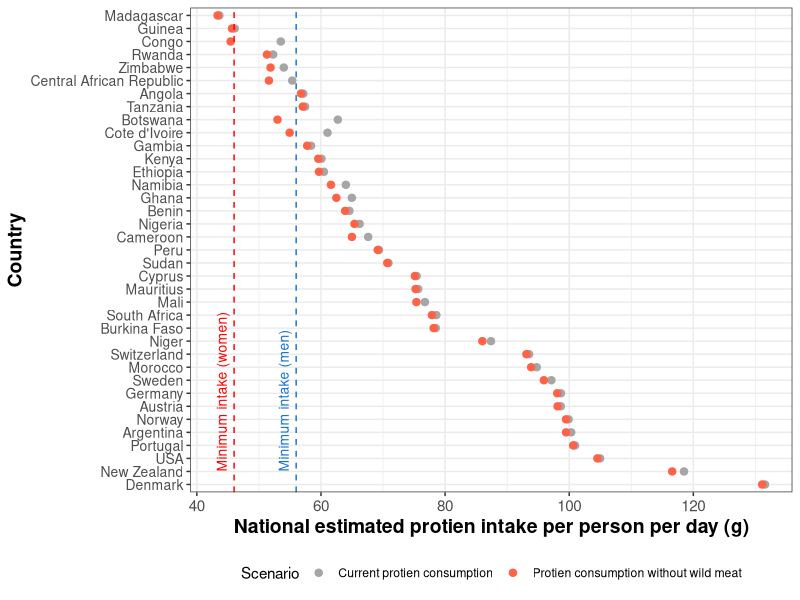
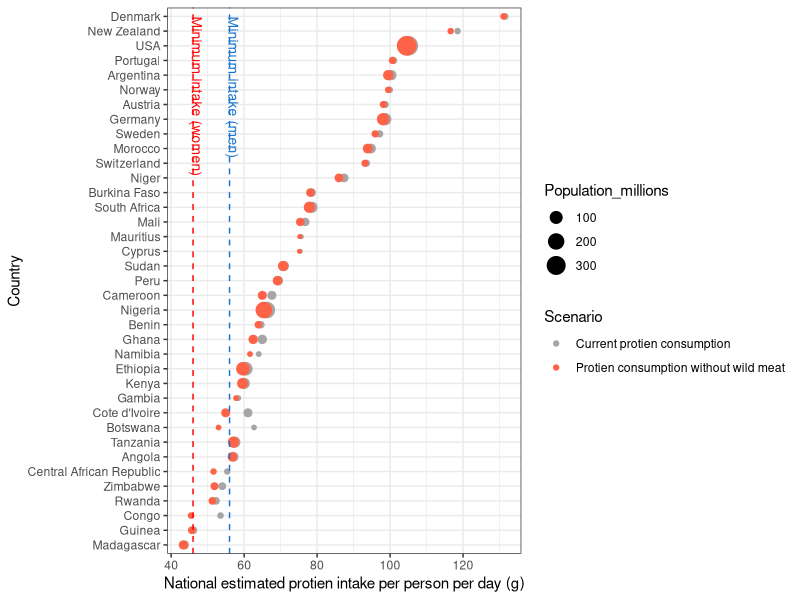
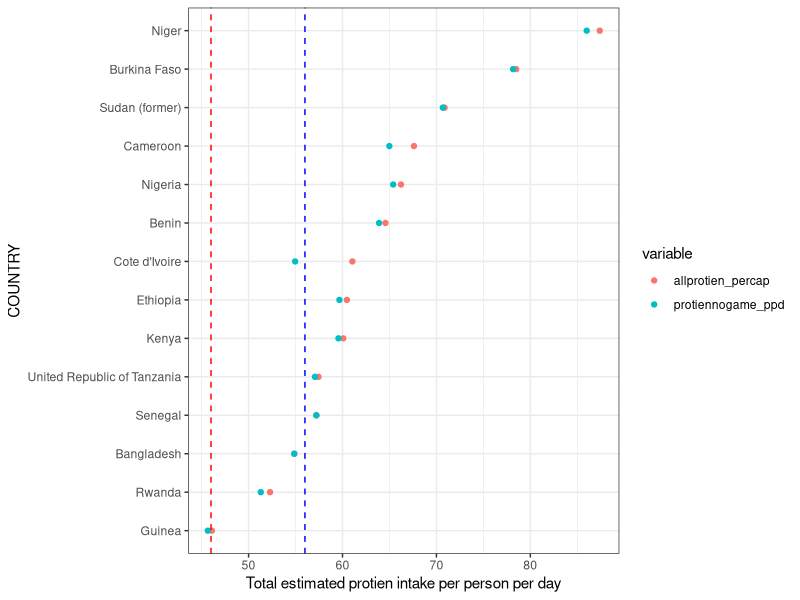
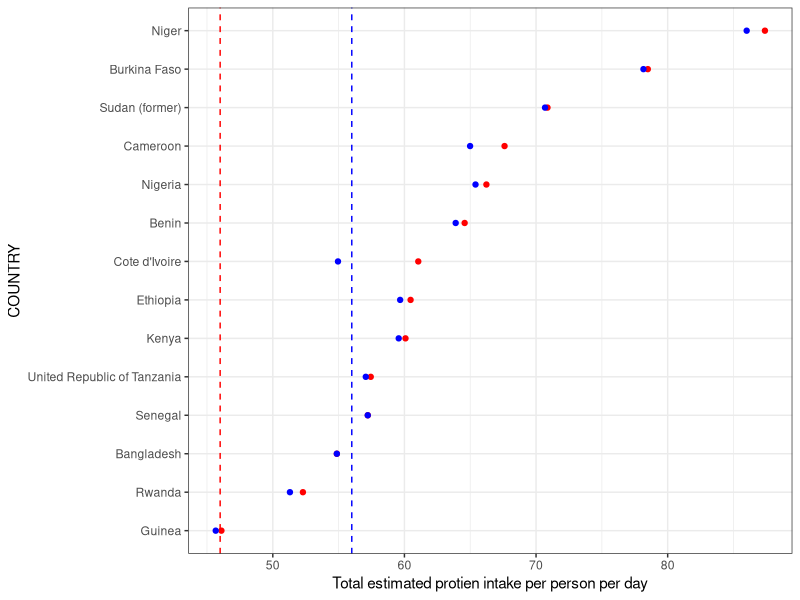
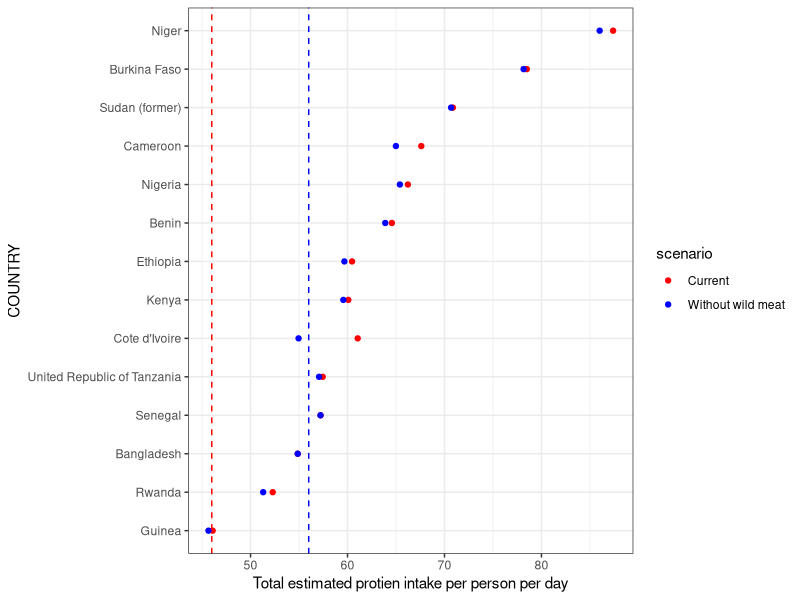
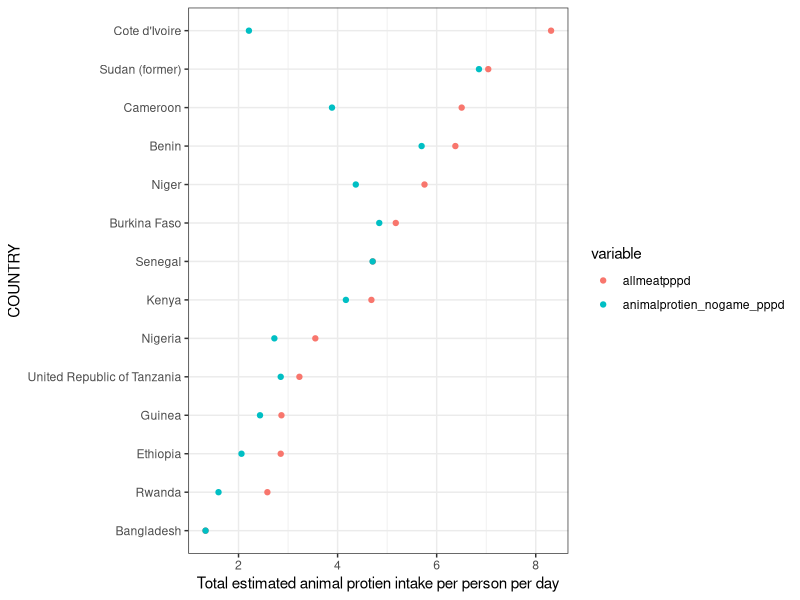

The R script that drew these images, in order:
# Playing with figure for food security impacts

# Packages -----
library(tidyverse)
library(dplyr)
library(tidyr)
library(ggplot2)

rm(list=ls())

# Get data -----
prot <- read_csv("ProcessedData/GENusData_cleaned.csv")
fs <- read_csv("Data/FoodSecurity.csv")
d1 <- left_join(prot, fs, by = c("ISO3" = "ISO"))
d1$animalprotien_nogame_pppd <- d1$allmeatpppd - d1$gamepppd

# filter data by countries with >1% protien pppd from game -----
mostgame <- d1 %>%
  filter(percent_game_pppd > 1) %>%
  filter(allprotien_percap > 0) %>%
  filter(protiennogame_ppd != "NA") %>%
  filter(allprotien_percap != "NA") %>%
  filter(COUNTRY != "NA")

mostg_mod1 <- mostgame %>%
  select(COUNTRY, allprotien_percap, protiennogame_ppd) %>%
  pivot_longer(cols = -COUNTRY,
               names_to = "Scenario",
               values_to = "PerCapProtein")

mostg_mod <- left_join(mostg_mod1, prot, by = "COUNTRY")
mostg_mod$Population_millions <- mostg_mod$Pop / 1000000

# make plots -----

# with uniform dot sizes
ggplot(mostg_mod, 
       aes(x = reorder(COUNTRY, -PerCapProtein), 
           y = PerCapProtein,
           colour = Scenario)) + 
  geom_point(size = 2.2) +
  theme_bw() +
  theme(legend.position="bottom",
        axis.text.x = element_text(size = 11),
        axis.text.y = element_text(size = 10),
        axis.title.x = element_text(size = 14, face = "bold"),
        axis.title.y = element_text(size = 14, face = "bold")) +
  scale_colour_manual(values = c("Grey65", "tomato1"),
                      labels = c("Current protien consumption", "Protien consumption without wild meat")) +
  labs (x = "Country", y = "National estimated protien intake per person per day (g)") +
  geom_hline(yintercept=56, linetype="dashed", color = "dodgerblue3") + 
  geom_hline(yintercept=46, linetype="dashed", color = "red")  +
  coord_flip() +
  annotate(geom="text", x=2, y=44, label="Minimum intake (women)", angle = 90, colour = "red", size = 3.5, hjust = 0) +
  annotate(geom="text", x=2, y=54, label="Minimum intake (men)", angle = 90, colour = "dodgerblue3", size = 3.5, hjust = 0) +
  scale_x_discrete(labels=c("United Republic of Tanzania" = "Tanzania",
                            "United States of America" = "USA",
                            "Sudan (former)" = "Sudan"))

# with Pop size dot sizes
ggplot(mostg_mod, 
       aes(x = reorder(COUNTRY, PerCapProtein), 
           y = PerCapProtein,
           colour = Scenario,
           size = Population_millions)) + 
  geom_point() +
  scale_colour_manual(values = c("Grey65", "tomato1"),
                      labels = c("Current protien consumption", "Protien consumption without wild meat")) + 
  labs (x = "Country", y = "National estimated protien intake per person per day (g)") +
  geom_hline(yintercept=56, linetype="dashed", color = "dodgerblue3") + 
  geom_hline(yintercept=46, linetype="dashed", color = "red") +
  theme_bw() +
  coord_flip() +
  annotate(geom="text", x=37, y=47, label="Minimum intake (women)", angle = 270, colour = "red", size = 3.5, hjust = 0) +
  annotate(geom="text", x=37, y=57, label="Minimum intake (men)", angle = 270, colour = "dodgerblue3", size = 3.5, hjust = 0) +
  scale_x_discrete(labels=c("United Republic of Tanzania" = "Tanzania",
                            "United States of America" = "USA",
                            "Sudan (former)" = "Sudan"))

# some other plots I tried but decided not to use -----
lowfs <- d1 %>%
  filter(FS_rank > 80) %>%
  filter(allprotien_percap > 0) %>%
  filter(protiennogame_ppd != "NA") %>%
  filter(allprotien_percap != "NA") %>%
  filter(allprotien_percap < 100)

f1 <- ggplot(lowfs, 
             aes (x = reorder(COUNTRY, allprotien_percap),
                  y = value, # You don't actually need this because you're defining "y" in each point
                  color = variable)) + # You don't need this either, again, it's defined below
  geom_point (aes(y = allprotien_percap, 
                  col = "allprotien_percap")) + # Also unnecessary — this variable is what you're plotting, 
  # not a colour / grouping variable
  geom_point (aes(y = protiennogame_ppd, col = "protiennogame_ppd")) +
  labs (x = "COUNTRY", y = "Total estimated protien intake per person per day") +
  geom_hline(yintercept=56, linetype="dashed", color = "blue") + 
  geom_hline(yintercept=46, linetype="dashed", color = "red") +
  theme_bw() +
  coord_flip()
f1

# DRW edit: so the issue here is that you're plotting separate variables for the different points
# Two ways you can do this:
ggplot(lowfs, 
       aes(x = reorder(COUNTRY, allprotien_percap))) + 
  geom_point(aes(y = allprotien_percap),
             # Add the colour manually here - you want all this variable to be coloured the same
             colour = "red") +
  geom_point(aes(y = protiennogame_ppd),
             # Add the colour manually here
             colour = "blue") +
  labs (x = "COUNTRY", y = "Total estimated protien intake per person per day") +
  geom_hline(yintercept=56, linetype="dashed", color = "blue") + 
  geom_hline(yintercept=46, linetype="dashed", color = "red") +
  theme_bw() +
  coord_flip()

# The more "ggplot" way of doing this, would be to reshape your data so that it is in the 
# "long form". It might be easier to draw arrows with the other way though?
lowfs_mod <- lowfs %>%
  select(COUNTRY, allprotien_percap, protiennogame_ppd) %>%
  pivot_longer(cols = -COUNTRY, 
               names_to = "scenario",
               values_to = "PerCapProtein") 

ggplot(lowfs_mod, 
       aes(x = reorder(COUNTRY, PerCapProtein), 
           y = PerCapProtein,
           colour = scenario)) + 
  geom_point() +
  scale_colour_manual(values = c("Red", "Blue"),
                      labels = c("Current", "Without wild meat")) + 
  labs (x = "COUNTRY", y = "Total estimated protien intake per person per day") +
  geom_hline(yintercept=56, linetype="dashed", color = "blue") + 
  geom_hline(yintercept=46, linetype="dashed", color = "red") +
  theme_bw() +
  coord_flip()


f2<- ggplot(lowfs, aes (x = reorder(COUNTRY, allmeatpppd), y = value, color = variable)) +
  geom_point (aes(y = allmeatpppd, col = "allmeatpppd")) +
  geom_point (aes(y = animalprotien_nogame_pppd, col = "animalprotien_nogame_pppd")) +
  labs (x = "COUNTRY", y = "Total estimated animal protien intake per person per day") +
  theme_bw() +
  coord_flip()
f2


